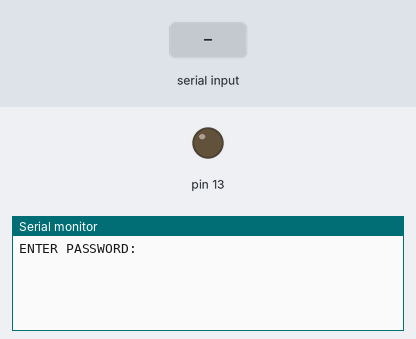
Simulated run of this sketch. Board: Arduino Uno, built with avr-gcc and run on an emulated ATmega328P. Shown: output pins drawn as LEDs (lit = HIGH), the last lines printed to the serial monitor. The inputs (shaded band) are chosen by the test bench.

Above: at 1.2 s.
1.3 s: "ABCD" received over Serial
At 1.7 s:
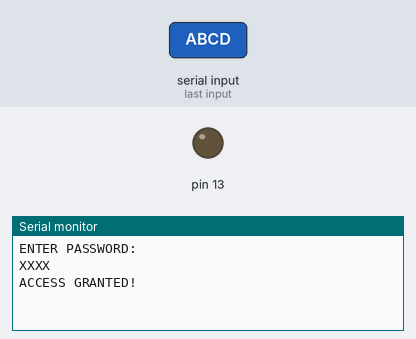
2.8 s: "1" received over Serial
At 3.8 s:
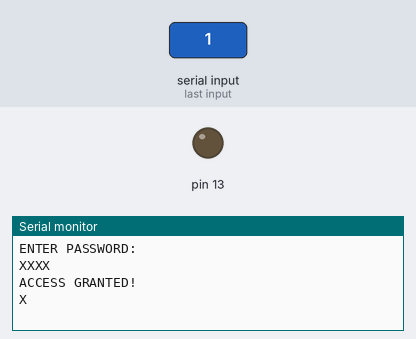

The sketch:

_3_VTER_COMMUNICATION_1LED_acces_granted.ino
```cpp
#include<stdio.h>
char pass[5],i=0;
void setup() {
  // put your setup code here, to run once:
Serial.begin(9600);
pinMode(13,OUTPUT);
Serial.println("ENTER PASSWORD: ");
}

void loop() {
  // put your main code here, to run repeatedly:
if(Serial.available()>0)
{
  pass[i]=Serial.read();
  i++;
  Serial.print('X');
  if(i==4)
  {
    pass[i]='\0';
    i=0;
    if(strcmp(pass,"ABCD")==0)
    {
      Serial.println("");
      Serial.println("ACCESS GRANTED!");
    }
    else
    {
      Serial.println("");
      Serial.println("ACCESS DENIED!");
      Serial.println("REENTER PASSWORD: ");
    }
  }
}
}
```

Measured:
- after the input at 1.3 s, the serial monitor: prints a new line at once (image 1)
- after the input at 2.8 s, the serial monitor: prints a new line at once (image 2)
